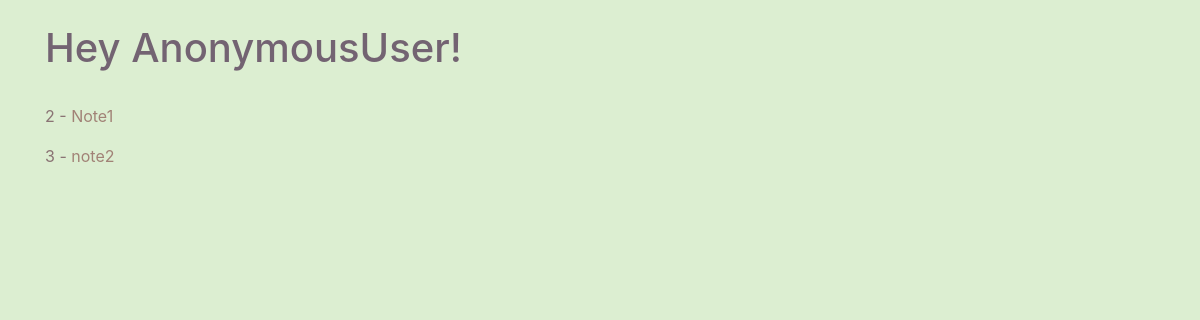
Page /notes/ on the earlier database version.
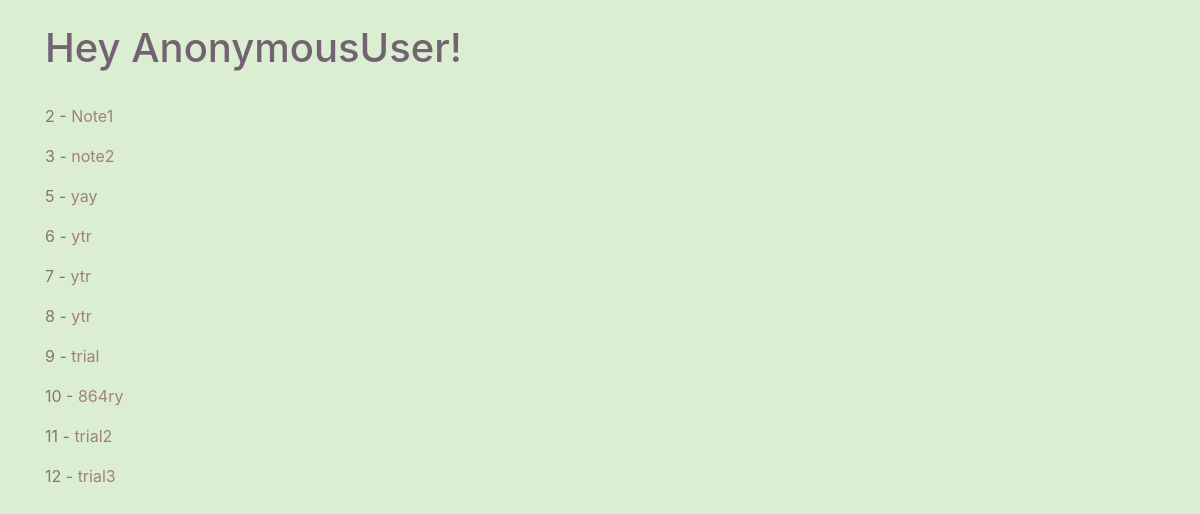
Same page on the later database version.
### notes/models.py (models this page shows, shortened)
class Note(models.Model):
    title = models.CharField(max_length=200)
    content = RichTextField(blank=True, null=True)
    created_on = models.DateTimeField(auto_now_add=True)
    last_edited_date = models.DateTimeField(auto_now=True)
    tags = models.ForeignKey('Tag', related_name='notes', on_delete=models.CASCADE, default="")
    def get_absolute_url(self):
        return reverse("notes:note-detail", kwargs={"id":self.id})

### notes/views.py (the view)
# urls.py: path('', NoteListView.as_view(), name='note-list'),
class NoteListView(ListView):
    template_name = 'notes/note_list.html'
    queryset = Note.objects.all()

### notes/templates/notes/note_list.html
{% extends "base.html" %}
{% block content %}
<br>
<h1>
Hey {{ request.user }}!
</h1>
<br>
{% for instance in object_list %}
     <p>{{ instance.id }} - <a href='{{ instance.get_absolute_url }}'>{{ instance.title }}</a></p>
{% endfor %}
{% endblock %}

### basics/templates/base.html (shortened to what this page needs)
<link rel="stylesheet" href="https://stackpath.bootstrapcdn.com/bootstrap/4.1.3/css/bootstrap.min.css">
<html>
<head>
</head>
<body>
    <div class='container'>
    {% block content %}
    {% endblock %}
    </div>
</body>
</html>

### basics/templates/base.html (style rules this page uses)
body { background-color: #DCEED1; color: #8A7374 ; }
h1 { color: #736372; }
a { color: #A18276; }

Differences in the rows shown:
added Note: id "5", title "yay"
added Note: id "6", title "ytr"
added Note: id "7", title "ytr"
added Note: id "8", title "ytr"
added Note: id "9", title "trial"
added Note: id "10", title "864ry"
added Note: id "11", title "trial2"
added Note: id "12", title "trial3"
